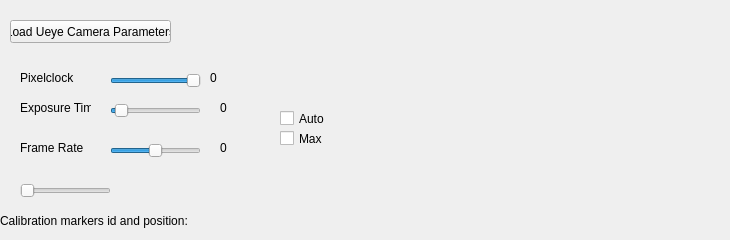
                <widget class="QWidget" name="tab_4">
                    <attribute name="title">
                        <string>Ueye</string>
                    </attribute>
                    <widget class="QSlider" name="slidePixClock">
                        <property name="geometry">
                            <rect>
                                <x>110</x>
                                <y>70</y>
                                <width>91</width>
                                <height>22</height>
                            </rect>
                        </property>
                        <property name="minimum">
                            <number>10</number>
                        </property>
                        <property name="maximum">
                            <number>71</number>
                        </property>
                        <property name="value">
                            <number>71</number>
                        </property>
                        <property name="orientation">
                            <enum>Qt::Horizontal</enum>
                        </property>
                    </widget>
                    <widget class="QSlider" name="slideExposure">
                        <property name="geometry">
                            <rect>
                                <x>110</x>
                                <y>100</y>
                                <width>91</width>
                                <height>22</height>
                            </rect>
                        </property>
                        <property name="value">
                            <number>5</number>
                        </property>
                        <property name="orientation">
                            <enum>Qt::Horizontal</enum>
                        </property>
                    </widget>
                    <widget class="QSlider" name="slideFPS">
                        <property name="geometry">
                            <rect>
                                <x>110</x>
                                <y>140</y>
                                <width>91</width>
                                <height>22</height>
                            </rect>
                        </property>
                        <property name="value">
                            <number>50</number>
                        </property>
                        <property name="orientation">
                            <enum>Qt::Horizontal</enum>
                        </property>
                    </widget>
                    <widget class="QLabel" name="label_10">
                        <property name="geometry">
                            <rect>
                                <x>20</x>
                                <y>70</y>
                                <width>61</width>
                                <height>16</height>
                            </rect>
                        </property>
                        <property name="text">
                            <string>Pixelclock</string>
                        </property>
                    </widget>
                    <widget class="QLabel" name="label_13">
                        <property name="geometry">
                            <rect>
                                <x>20</x>
                                <y>100</y>
                                <width>71</width>
                                <height>16</height>
                            </rect>
                        </property>
                        <property name="text">
                            <string>Exposure Time</string>
                        </property>
                    </widget>
                    <widget class="QLabel" name="label_14">
                        <property name="geometry">
                            <rect>
                                <x>20</x>
                                <y>140</y>
                                <width>71</width>
                                <height>16</height>
                            </rect>
                        </property>
                        <property name="text">
                            <string>Frame Rate</string>
                        </property>
                    </widget>
                    <widget class="QLabel" name="lbPixelClock">
                        <property name="geometry">
                            <rect>
                                <x>210</x>
                                <y>70</y>
                                <width>61</width>
                                <height>16</height>
                            </rect>
                        </property>
                        <property name="text">
                            <string>0</string>
                        </property>
                    </widget>
                    <widget class="QLabel" name="lbExposure">
                        <property name="geometry">
                            <rect>
                                <x>220</x>
                                <y>100</y>
                                <width>61</width>
                                <height>16</height>
                            </rect>
                        </property>
                        <property name="text">
                            <string>0</string>
                        </property>
                    </widget>
                    <widget class="QLabel" name="lbFPS">
                        <property name="geometry">
                            <rect>
                                <x>220</x>
                                <y>140</y>
                                <width>61</width>
                                <height>16</height>
                            </rect>
                        </property>
                        <property name="text">
                            <string>0</string>
                        </property>
                    </widget>
                    <widget class="QCheckBox" name="chkExposeAuto">
                        <property name="geometry">
                            <rect>
                                <x>280</x>
                                <y>110</y>
                                <width>51</width>
                                <height>17</height>
                            </rect>
                        </property>
                        <property name="text">
                            <string>Auto</string>
                        </property>
                        <property name="checked">
                            <bool>false</bool>
                        </property>
                    </widget>
                    <widget class="QCheckBox" name="chkFPSmax">
                        <property name="geometry">
                            <rect>
                                <x>280</x>
                                <y>130</y>
                                <width>51</width>
                                <height>17</height>
                            </rect>
                        </property>
                        <property name="text">
                            <string>Max</string>
                        </property>
                        <property name="checked">
                            <bool>false</bool>
                        </property>
                    </widget>
                    <widget class="QLabel" name="lbCursorPos">
                        <property name="geometry">
                            <rect>
                                <x>0</x>
                                <y>210</y>
                                <width>721</width>
                                <height>21</height>
                            </rect>
                        </property>
                        <property name="text">
                            <string>Calibration markers id and position:</string>
                        </property>
                    </widget>
                    <widget class="QPushButton" name="btnCamParLoad">
                        <property name="geometry">
                            <rect>
                                <x>10</x>
                                <y>20</y>
                                <width>161</width>
                                <height>23</height>
                            </rect>
                        </property>
                        <property name="text">
                            <string>Load Ueye Camera Parameters</string>
                        </property>
                        <property name="autoDefault">
                            <bool>false</bool>
                        </property>
                    </widget>
                    <widget class="QSlider" name="slideMouseAngle">
                        <property name="geometry">
                            <rect>
                                <x>20</x>
                                <y>180</y>
                                <width>91</width>
                                <height>22</height>
                            </rect>
                        </property>
                        <property name="orientation">
                            <enum>Qt::Horizontal</enum>
                        </property>
                    </widget>
                </widget>
